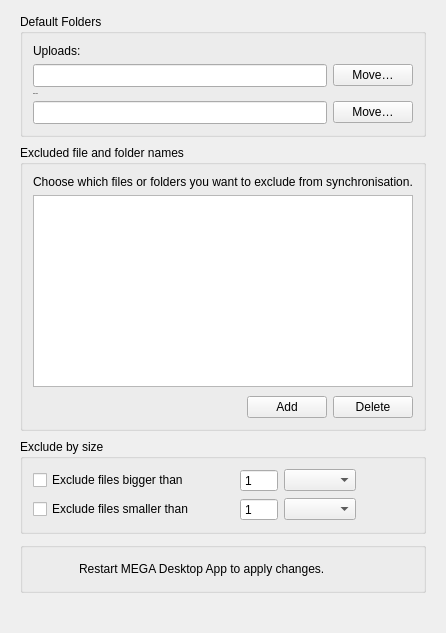
     <widget class="QWidget" name="pFolders">
      <layout class="QVBoxLayout" name="verticalLayout_6">
       <property name="spacing">
        <number>8</number>
       </property>
       <property name="leftMargin">
        <number>20</number>
       </property>
       <property name="topMargin">
        <number>14</number>
       </property>
       <property name="rightMargin">
        <number>20</number>
       </property>
       <property name="bottomMargin">
        <number>0</number>
       </property>
       <item>
        <widget class="QGroupBox" name="gDefaultFolders">
         <property name="sizePolicy">
          <sizepolicy hsizetype="Preferred" vsizetype="Maximum">
           <horstretch>0</horstretch>
           <verstretch>0</verstretch>
          </sizepolicy>
         </property>
         <property name="title">
          <string>Default Folders</string>
         </property>
         <property name="flat">
          <bool>false</bool>
         </property>
         <layout class="QFormLayout" name="gDefaultFoldersLayout">
          <property name="leftMargin">
           <number>10</number>
          </property>
          <property name="topMargin">
           <number>10</number>
          </property>
          <property name="rightMargin">
           <number>10</number>
          </property>
          <property name="bottomMargin">
           <number>10</number>
          </property>
          <item row="0" column="0">
           <widget class="QLabel" name="lUploadFolder">
            <property name="focusPolicy">
             <enum>Qt::NoFocus</enum>
            </property>
            <property name="text">
             <string>Uploads:</string>
            </property>
           </widget>
          </item>
          <item row="1" column="0" colspan="2">
           <widget class="QWidget" name="widget_6" native="true">
            <property name="sizePolicy">
             <sizepolicy hsizetype="Preferred" vsizetype="Maximum">
              <horstretch>0</horstretch>
              <verstretch>0</verstretch>
             </sizepolicy>
            </property>
            <layout class="QHBoxLayout" name="horizontalLayout_25">
             <property name="leftMargin">
              <number>0</number>
             </property>
             <property name="topMargin">
              <number>0</number>
             </property>
             <property name="rightMargin">
              <number>0</number>
             </property>
             <property name="bottomMargin">
              <number>0</number>
             </property>
             <item>
              <widget class="QLineEdit" name="eUploadFolder">
               <property name="minimumSize">
                <size>
                 <width>0</width>
                 <height>23</height>
                </size>
               </property>
               <property name="maximumSize">
                <size>
                 <width>16777215</width>
                 <height>23</height>
                </size>
               </property>
               <property name="accessibleName">
                <string>Uploads:</string>
               </property>
               <property name="text">
                <string notr="true"/>
               </property>
               <property name="readOnly">
                <bool>true</bool>
               </property>
              </widget>
             </item>
             <item>
              <widget class="QPushButton" name="bUploadFolder">
               <property name="text">
                <string>Move…</string>
               </property>
               <property name="autoDefault">
                <bool>false</bool>
               </property>
              </widget>
             </item>
            </layout>
           </widget>
          </item>
          <item row="2" column="0">
           <widget class="QLabel" name="lDownloadFolder">
            <property name="font">
             <font>
              <pointsize>-1</pointsize>
             </font>
            </property>
            <property name="focusPolicy">
             <enum>Qt::NoFocus</enum>
            </property>
            <property name="text">
             <string>Downloads:</string>
            </property>
           </widget>
          </item>
          <item row="3" column="0" colspan="2">
           <widget class="QWidget" name="widget_21" native="true">
            <property name="sizePolicy">
             <sizepolicy hsizetype="Preferred" vsizetype="Maximum">
              <horstretch>0</horstretch>
              <verstretch>0</verstretch>
             </sizepolicy>
            </property>
            <layout class="QHBoxLayout" name="horizontalLayout_206">
             <property name="leftMargin">
              <number>0</number>
             </property>
             <property name="topMargin">
              <number>0</number>
             </property>
             <property name="rightMargin">
              <number>0</number>
             </property>
             <property name="bottomMargin">
              <number>0</number>
             </property>
             <item>
              <widget class="QLineEdit" name="eDownloadFolder">
               <property name="minimumSize">
                <size>
                 <width>0</width>
                 <height>23</height>
                </size>
               </property>
               <property name="maximumSize">
                <size>
                 <width>16777215</width>
                 <height>23</height>
                </size>
               </property>
               <property name="accessibleName">
                <string>Downloads:</string>
               </property>
               <property name="text">
                <string notr="true"/>
               </property>
               <property name="readOnly">
                <bool>true</bool>
               </property>
              </widget>
             </item>
             <item>
              <widget class="QPushButton" name="bDownloadFolder">
               <property name="text">
                <string>Move…</string>
               </property>
               <property name="autoDefault">
                <bool>false</bool>
               </property>
              </widget>
             </item>
            </layout>
           </widget>
          </item>
         </layout>
        </widget>
       </item>
       <item>
        <widget class="QGroupBox" name="gExcludeByName">
         <property name="sizePolicy">
          <sizepolicy hsizetype="Preferred" vsizetype="Expanding">
           <horstretch>0</horstretch>
           <verstretch>0</verstretch>
          </sizepolicy>
         </property>
         <property name="title">
          <string>Excluded file and folder names</string>
         </property>
         <property name="flat">
          <bool>false</bool>
         </property>
         <layout class="QVBoxLayout" name="gExcludeByNameLayout">
          <property name="leftMargin">
           <number>10</number>
          </property>
          <property name="topMargin">
           <number>10</number>
          </property>
          <property name="rightMargin">
           <number>10</number>
          </property>
          <property name="bottomMargin">
           <number>10</number>
          </property>
          <item>
           <widget class="QLabel" name="lChooseText">
            <property name="text">
             <string>Choose which files or folders you want to exclude from synchronisation.</string>
            </property>
           </widget>
          </item>
          <item>
           <widget class="QListWidget" name="lExcludedNames">
            <property name="minimumSize">
             <size>
              <width>0</width>
              <height>104</height>
             </size>
            </property>
            <property name="selectionMode">
             <enum>QAbstractItemView::ExtendedSelection</enum>
            </property>
            <property name="resizeMode">
             <enum>QListView::Adjust</enum>
            </property>
            <property name="selectionRectVisible">
             <bool>false</bool>
            </property>
           </widget>
          </item>
          <item>
           <widget class="QWidget" name="excludeButtonsContainer" native="true">
            <layout class="QHBoxLayout" name="horizontalLayout_10">
             <property name="leftMargin">
              <number>0</number>
             </property>
             <property name="topMargin">
              <number>3</number>
             </property>
             <property name="rightMargin">
              <number>0</number>
             </property>
             <property name="bottomMargin">
              <number>0</number>
             </property>
             <item>
              <spacer name="horizontalSpacer_3">
               <property name="orientation">
                <enum>Qt::Horizontal</enum>
               </property>
               <property name="sizeHint" stdset="0">
                <size>
                 <width>40</width>
                 <height>20</height>
                </size>
               </property>
              </spacer>
             </item>
             <item>
              <widget class="QPushButton" name="bAddName">
               <property name="text">
                <string>Add</string>
               </property>
               <property name="autoDefault">
                <bool>false</bool>
               </property>
              </widget>
             </item>
             <item>
              <widget class="QPushButton" name="bDeleteName">
               <property name="text">
                <string>Delete</string>
               </property>
               <property name="autoDefault">
                <bool>false</bool>
               </property>
              </widget>
             </item>
            </layout>
           </widget>
          </item>
         </layout>
        </widget>
       </item>
       <item>
        <widget class="QGroupBox" name="gExcludeBySize">
         <property name="title">
          <string>Exclude by size</string>
         </property>
         <layout class="QGridLayout" name="gridLayout">
          <property name="leftMargin">
           <number>10</number>
          </property>
          <property name="topMargin">
           <number>10</number>
          </property>
          <property name="rightMargin">
           <number>10</number>
          </property>
          <property name="bottomMargin">
           <number>10</number>
          </property>
          <item row="1" column="4">
           <spacer name="horizontalSpacer_22">
            <property name="orientation">
             <enum>Qt::Horizontal</enum>
            </property>
            <property name="sizeHint" stdset="0">
             <size>
              <width>40</width>
              <height>20</height>
             </size>
            </property>
           </spacer>
          </item>
          <item row="0" column="3">
           <widget class="QComboBox" name="cbExcludeUpperUnit"/>
          </item>
          <item row="0" column="4">
           <spacer name="horizontalSpacer_21">
            <property name="orientation">
             <enum>Qt::Horizontal</enum>
            </property>
            <property name="sizeHint" stdset="0">
             <size>
              <width>40</width>
              <height>20</height>
             </size>
            </property>
           </spacer>
          </item>
          <item row="1" column="2">
           <widget class="QSpinBox" name="eLowerThan">
            <property name="buttonSymbols">
             <enum>QAbstractSpinBox::NoButtons</enum>
            </property>
            <property name="minimum">
             <number>1</number>
            </property>
            <property name="maximum">
             <number>9999</number>
            </property>
           </widget>
          </item>
          <item row="1" column="3">
           <widget class="QComboBox" name="cbExcludeLowerUnit"/>
          </item>
          <item row="0" column="0">
           <widget class="QCheckBox" name="cExcludeUpperThan">
            <property name="text">
             <string>Exclude files bigger than</string>
            </property>
           </widget>
          </item>
          <item row="0" column="2">
           <widget class="QSpinBox" name="eUpperThan">
            <property name="buttonSymbols">
             <enum>QAbstractSpinBox::NoButtons</enum>
            </property>
            <property name="minimum">
             <number>1</number>
            </property>
            <property name="maximum">
             <number>9999</number>
            </property>
           </widget>
          </item>
          <item row="1" column="0">
           <widget class="QCheckBox" name="cExcludeLowerThan">
            <property name="text">
             <string>Exclude files smaller than</string>
            </property>
           </widget>
          </item>
          <item row="0" column="1">
           <spacer name="horizontalSpacer_23">
            <property name="orientation">
             <enum>Qt::Horizontal</enum>
            </property>
            <property name="sizeType">
             <enum>QSizePolicy::Fixed</enum>
            </property>
            <property name="sizeHint" stdset="0">
             <size>
              <width>40</width>
              <height>0</height>
             </size>
            </property>
           </spacer>
          </item>
          <item row="1" column="1">
           <spacer name="horizontalSpacer_24">
            <property name="orientation">
             <enum>Qt::Horizontal</enum>
            </property>
            <property name="sizeType">
             <enum>QSizePolicy::Fixed</enum>
            </property>
            <property name="sizeHint" stdset="0">
             <size>
              <width>40</width>
              <height>0</height>
             </size>
            </property>
           </spacer>
          </item>
         </layout>
        </widget>
       </item>
       <item>
        <widget class="QGroupBox" name="gExcludedFilesInfo">
         <layout class="QHBoxLayout" name="gExcludedFilesInfoLayout">
          <property name="leftMargin">
           <number>10</number>
          </property>
          <property name="topMargin">
           <number>10</number>
          </property>
          <property name="rightMargin">
           <number>10</number>
          </property>
          <property name="bottomMargin">
           <number>10</number>
          </property>
          <item>
           <widget class="QPushButton" name="pWarningRestart">
            <property name="text">
             <string/>
            </property>
            <property name="icon">
             <iconset>
              <normaloff>:/images/ic_sync_warning.png</normaloff>:/images/ic_sync_warning.png</iconset>
            </property>
            <property name="iconSize">
             <size>
              <width>16</width>
              <height>16</height>
             </size>
            </property>
            <property name="flat">
             <bool>true</bool>
            </property>
           </widget>
          </item>
          <item>
           <widget class="QLabel" name="lExcludedFilesInfo">
            <property name="enabled">
             <bool>true</bool>
            </property>
            <property name="sizePolicy">
             <sizepolicy hsizetype="Expanding" vsizetype="Preferred">
              <horstretch>0</horstretch>
              <verstretch>0</verstretch>
             </sizepolicy>
            </property>
            <property name="text">
             <string>Restart MEGA Desktop App to apply changes.</string>
            </property>
            <property name="wordWrap">
             <bool>true</bool>
            </property>
           </widget>
          </item>
         </layout>
        </widget>
       </item>
       <item>
        <spacer name="verticalSpacer_5">
         <property name="orientation">
          <enum>Qt::Vertical</enum>
         </property>
         <property name="sizeHint" stdset="0">
          <size>
           <width>20</width>
           <height>40</height>
          </size>
         </property>
        </spacer>
       </item>
      </layout>
     </widget>
